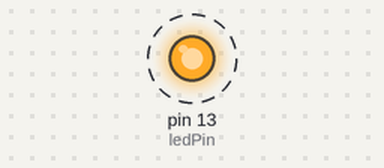
The sketch below on a simulated Arduino Uno, built with avr-gcc and run on an emulated ATmega328P. Parts: output pins drawn as LEDs (lit = HIGH). Dashed ring = blinking.

Above: at 0.5 s.
Timing chart, 0 to 4.6 s (numbered marks = the images above):
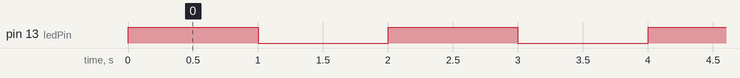

Measured:
- by itself, pin 13 (ledPin): alternates HIGH for 1.0 s and LOW for 1.0 s

The sketch:

sketch_oct17a.ino
```cpp
const int ledPin = 13;
const int blinkDelayTime = 1000;
byte ledState = HIGH;
unsigned long previousMillis = 0;

void setup() {
  // put your setup code here, to run once;
  pinMode(ledPin, OUTPUT);
}

void loop() {
  // put your main code here, to run repeatedly:
  unsigned long currentMillis = millis();
  if (currentMillis - previousMillis >= blinkDelayTime){
    if(ledState == LOW)
      ledState = HIGH;
    else
      ledState = LOW;
    previousMillis = currentMillis;
  }
  digitalWrite(ledPin, ledState);
}
```
